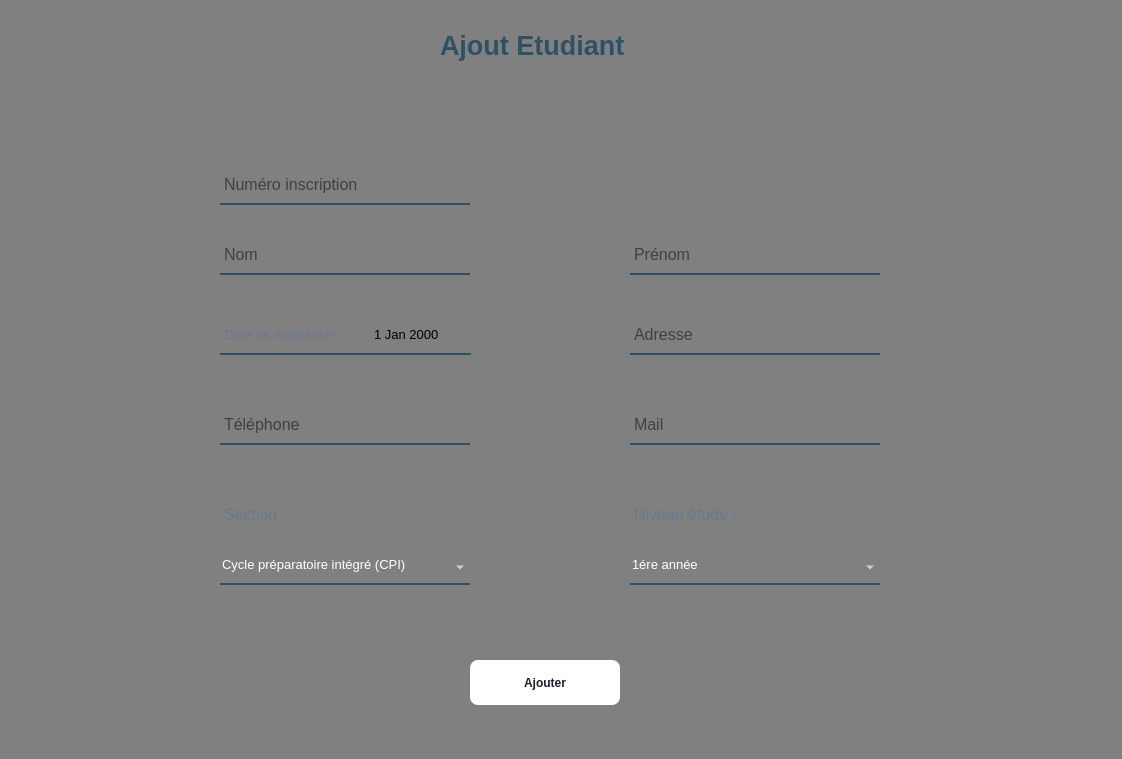
<?xml version="1.0" encoding="UTF-8"?>
<ui version="4.0">
 <class>Dialog</class>
 <widget class="QDialog" name="Dialog">
  <property name="geometry">
   <rect>
    <x>0</x>
    <y>0</y>
    <width>1122</width>
    <height>759</height>
   </rect>
  </property>
  <property name="font">
   <font>
    <pointsize>10</pointsize>
   </font>
  </property>
  <property name="windowTitle">
   <string>Dialog</string>
  </property>
  <property name="styleSheet">
   <string notr="true">background-color:grey;</string>
  </property>
  <widget class="QLabel" name="label_10">
   <property name="geometry">
    <rect>
     <x>440</x>
     <y>20</y>
     <width>241</width>
     <height>51</height>
    </rect>
   </property>
   <property name="font">
    <font>
     <family>Arial</family>
     <pointsize>20</pointsize>
     <weight>75</weight>
     <bold>true</bold>
    </font>
   </property>
   <property name="styleSheet">
    <string notr="true">color:rgba(46,82,101,255);
background-color:rgba(0,0,0,0);
</string>
   </property>
   <property name="text">
    <string>Ajout Etudiant</string>
   </property>
  </widget>
  <widget class="QLineEdit" name="lineEdit">
   <property name="geometry">
    <rect>
     <x>220</x>
     <y>170</y>
     <width>250</width>
     <height>35</height>
    </rect>
   </property>
   <property name="font">
    <font>
     <pointsize>12</pointsize>
    </font>
   </property>
   <property name="styleSheet">
    <string notr="true">background-color:rgba(0,0,0,0);
border: 2px solid rgba(0,0,0,0);
border-bottom-color:rgba(46,82,101,255);
color:rgb(0,0,0);
padding-bottom:7px;</string>
   </property>
   <property name="placeholderText">
    <string>Numéro inscription</string>
   </property>
  </widget>
  <widget class="QLineEdit" name="lineEdit_2">
   <property name="geometry">
    <rect>
     <x>220</x>
     <y>240</y>
     <width>250</width>
     <height>35</height>
    </rect>
   </property>
   <property name="font">
    <font>
     <pointsize>12</pointsize>
    </font>
   </property>
   <property name="styleSheet">
    <string notr="true">background-color:rgba(0,0,0,0);
border: 2px solid rgba(0,0,0,0);
border-bottom-color:rgba(46,82,101,255);
color:rgb(0,0,0);
padding-bottom:7px;</string>
   </property>
   <property name="text">
    <string/>
   </property>
   <property name="placeholderText">
    <string>Nom</string>
   </property>
  </widget>
  <widget class="QLineEdit" name="lineEdit_3">
   <property name="geometry">
    <rect>
     <x>630</x>
     <y>240</y>
     <width>250</width>
     <height>35</height>
    </rect>
   </property>
   <property name="font">
    <font>
     <pointsize>12</pointsize>
    </font>
   </property>
   <property name="styleSheet">
    <string notr="true">background-color:rgba(0,0,0,0);
border: 2px solid rgba(0,0,0,0);
border-bottom-color:rgba(46,82,101,255);
color:rgb(0,0,0);
padding-bottom:7px;</string>
   </property>
   <property name="placeholderText">
    <string>Prénom</string>
   </property>
  </widget>
  <widget class="QLineEdit" name="lineEdit_4">
   <property name="geometry">
    <rect>
     <x>630</x>
     <y>320</y>
     <width>250</width>
     <height>35</height>
    </rect>
   </property>
   <property name="font">
    <font>
     <pointsize>12</pointsize>
    </font>
   </property>
   <property name="styleSheet">
    <string notr="true">background-color:rgba(0,0,0,0);
border: 2px solid rgba(0,0,0,0);
border-bottom-color:rgba(46,82,101,255);
color:rgb(0,0,0);
padding-bottom:7px;</string>
   </property>
   <property name="placeholderText">
    <string>Adresse</string>
   </property>
  </widget>
  <widget class="QLineEdit" name="lineEdit_5">
   <property name="geometry">
    <rect>
     <x>630</x>
     <y>410</y>
     <width>250</width>
     <height>35</height>
    </rect>
   </property>
   <property name="font">
    <font>
     <pointsize>12</pointsize>
    </font>
   </property>
   <property name="styleSheet">
    <string notr="true">background-color:rgba(0,0,0,0);
border: 2px solid rgba(0,0,0,0);
border-bottom-color:rgba(46,82,101,255);
color:rgb(0,0,0);
padding-bottom:7px;</string>
   </property>
   <property name="placeholderText">
    <string>Mail</string>
   </property>
  </widget>
  <widget class="QLineEdit" name="lineEdit_6">
   <property name="geometry">
    <rect>
     <x>220</x>
     <y>410</y>
     <width>250</width>
     <height>35</height>
    </rect>
   </property>
   <property name="font">
    <font>
     <pointsize>12</pointsize>
    </font>
   </property>
   <property name="styleSheet">
    <string notr="true">background-color:rgba(0,0,0,0);
border: 2px solid rgba(0,0,0,0);
border-bottom-color:rgba(46,82,101,255);
color:rgb(0,0,0);
padding-bottom:7px;</string>
   </property>
   <property name="placeholderText">
    <string>Téléphone</string>
   </property>
  </widget>
  <widget class="QDateEdit" name="dateEdit">
   <property name="geometry">
    <rect>
     <x>370</x>
     <y>320</y>
     <width>101</width>
     <height>35</height>
    </rect>
   </property>
   <property name="font">
    <font>
     <pointsize>10</pointsize>
    </font>
   </property>
   <property name="styleSheet">
    <string notr="true">background-color:rgba(0,0,0,0);
border: 2px solid rgba(0,0,0,0);
border-bottom-color:rgba(46,82,101,255);
color:rgb(0,0,0);
padding-bottom:7px;</string>
   </property>
  </widget>
  <widget class="QComboBox" name="comboBox">
   <property name="geometry">
    <rect>
     <x>220</x>
     <y>550</y>
     <width>250</width>
     <height>35</height>
    </rect>
   </property>
   <property name="font">
    <font>
     <pointsize>10</pointsize>
     <weight>50</weight>
     <bold>false</bold>
    </font>
   </property>
   <property name="styleSheet">
    <string notr="true">background-color:rgba(0,0,0,0);
border: 2px solid rgba(0,0,0,0);
border-bottom-color:rgba(46,82,101,255);
color:rgb(255, 255, 255);
padding-bottom:7px;</string>
   </property>
   <item>
    <property name="text">
     <string>Cycle préparatoire intégré (CPI)</string>
    </property>
   </item>
   <item>
    <property name="text">
     <string>Licence en sciences de l’informatique (L-I)</string>
    </property>
   </item>
   <item>
    <property name="text">
     <string>Licence en mathématiques appliquée (L-M)</string>
    </property>
   </item>
   <item>
    <property name="text">
     <string>Mastère de recherche en génie logiciel (MR-GL)</string>
    </property>
   </item>
   <item>
    <property name="text">
     <string>Mastère professionnel en génie logiciel (MP-GL)</string>
    </property>
   </item>
   <item>
    <property name="text">
     <string>Diplôme national d'ingénieur en électronique (ING)</string>
    </property>
   </item>
  </widget>
  <widget class="QLabel" name="label">
   <property name="geometry">
    <rect>
     <x>630</x>
     <y>500</y>
     <width>161</width>
     <height>35</height>
    </rect>
   </property>
   <property name="font">
    <font>
     <pointsize>12</pointsize>
    </font>
   </property>
   <property name="styleSheet">
    <string notr="true">background-color:rgba(0,0,0,0);
color:rgb(104, 121, 143);
padding-bottom:7px;</string>
   </property>
   <property name="text">
    <string>Niveau étude :</string>
   </property>
  </widget>
  <widget class="QLabel" name="label_2">
   <property name="geometry">
    <rect>
     <x>220</x>
     <y>500</y>
     <width>161</width>
     <height>35</height>
    </rect>
   </property>
   <property name="font">
    <font>
     <pointsize>12</pointsize>
    </font>
   </property>
   <property name="styleSheet">
    <string notr="true">background-color:rgba(0,0,0,0);
color:rgb(104, 121, 143);
padding-bottom:7px;</string>
   </property>
   <property name="text">
    <string>Section :</string>
   </property>
  </widget>
  <widget class="QLabel" name="label_3">
   <property name="geometry">
    <rect>
     <x>220</x>
     <y>320</y>
     <width>161</width>
     <height>35</height>
    </rect>
   </property>
   <property name="font">
    <font>
     <pointsize>10</pointsize>
    </font>
   </property>
   <property name="styleSheet">
    <string notr="true">background-color:rgba(0,0,0,0);
border: 2px solid rgba(0,0,0,0);
border-bottom-color:rgba(46,82,101,255);
color:rgb(104, 121, 143);
padding-bottom:7px;</string>
   </property>
   <property name="text">
    <string>Date de naissance:</string>
   </property>
  </widget>
  <widget class="QWidget" name="widget" native="true">
   <property name="geometry">
    <rect>
     <x>0</x>
     <y>0</y>
     <width>1121</width>
     <height>761</height>
    </rect>
   </property>
   <widget class="QLabel" name="label_4">
    <property name="geometry">
     <rect>
      <x>0</x>
      <y>0</y>
      <width>1121</width>
      <height>761</height>
     </rect>
    </property>
    <property name="styleSheet">
     <string notr="true">border-image:url(:/img/897.jpg);</string>
    </property>
    <property name="text">
     <string/>
    </property>
   </widget>
   <widget class="QPushButton" name="pushButton">
    <property name="geometry">
     <rect>
      <x>470</x>
      <y>660</y>
      <width>150</width>
      <height>45</height>
     </rect>
    </property>
    <property name="font">
     <font>
      <pointsize>-1</pointsize>
      <weight>87</weight>
      <bold>true</bold>
     </font>
    </property>
    <property name="styleSheet">
     <string notr="true">  background: #FFFFFF;
  border: 0 solid #E2E8F0;
  color: #1A202C;
  font-size: 12px;
  font-weight: 700;
  height: 56px;
  border-radius: 8px;

</string>
    </property>
    <property name="text">
     <string>Ajouter</string>
    </property>
   </widget>
   <widget class="QComboBox" name="comboBox_2">
    <property name="geometry">
     <rect>
      <x>630</x>
      <y>550</y>
      <width>250</width>
      <height>35</height>
     </rect>
    </property>
    <property name="font">
     <font>
      <pointsize>10</pointsize>
      <weight>50</weight>
      <bold>false</bold>
     </font>
    </property>
    <property name="styleSheet">
     <string notr="true">background-color:rgba(0,0,0,0);
border: 2px solid rgba(0,0,0,0);
border-bottom-color:rgba(46,82,101,255);
color:rgb(255, 255, 255);
padding-bottom:7px;</string>
    </property>
    <item>
     <property name="text">
      <string>1ére année</string>
     </property>
    </item>
    <item>
     <property name="text">
      <string>2eme année</string>
     </property>
    </item>
    <item>
     <property name="text">
      <string>3eme année</string>
     </property>
    </item>
   </widget>
  </widget>
  <zorder>widget</zorder>
  <zorder>label_10</zorder>
  <zorder>lineEdit</zorder>
  <zorder>lineEdit_2</zorder>
  <zorder>lineEdit_3</zorder>
  <zorder>lineEdit_4</zorder>
  <zorder>lineEdit_5</zorder>
  <zorder>lineEdit_6</zorder>
  <zorder>dateEdit</zorder>
  <zorder>comboBox</zorder>
  <zorder>label</zorder>
  <zorder>label_2</zorder>
  <zorder>label_3</zorder>
 </widget>
 <resources>
  <include location="../img/back.qrc"/>
 </resources>
 <connections/>
</ui>
